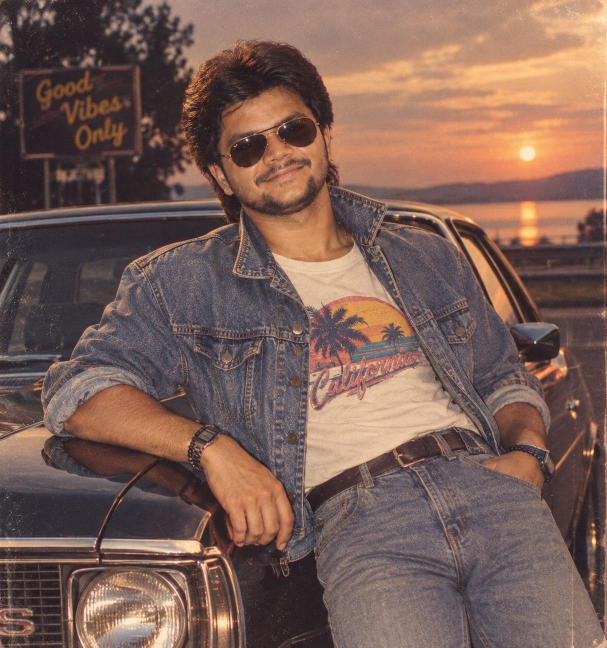
#> input picture Kiran Ph.jpeg, 1214 x 1295 px, found by its file name (shown at 1/2 size)
$ python build.py
#> lines starting #> are read from the running program, lines starting #| are printed output that depends on the picture
from PIL import Image, ImageOps, ImageEnhance, ImageFilter
import json, os

BASE = r'c:\Users\Teja\OneDrive\MS office\Working\Kiran Birthday_spe'

img = Image.open(os.path.join(BASE, 'Kiran Ph.jpeg')).convert('L')
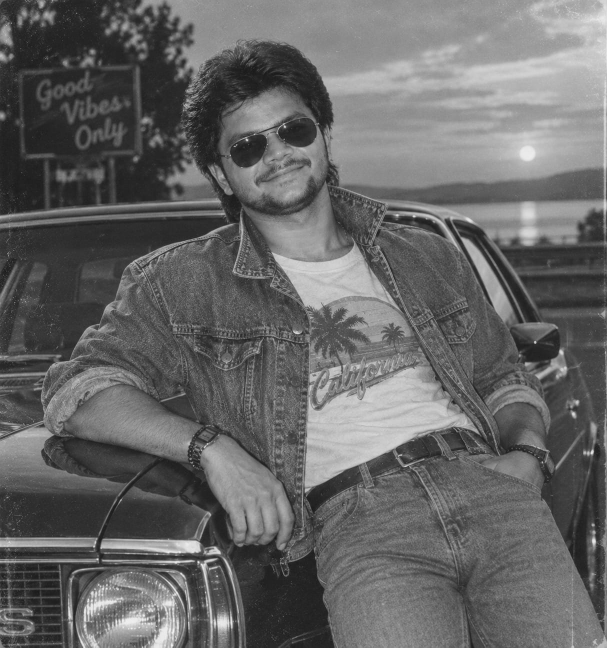
#> img: PIL image 1214x1295 L (shown at 1/2 size); min 12, max 244, mean 102
w, h = img.size
#> w = 1214; h = 1295

# 70-char ramp: densest(dark) -> lightest(bright)
RAMP = '$@B%8&WM#*oahkbdpqwmZO0QLCJUYXzcvunxrjft/\\|()1{}[]?-_+~<>i!lI;:,"^`. '
RL = len(RAMP)

# Tuned preprocessing for best face/hair accuracy
i2 = ImageOps.autocontrast(img, cutoff=2)
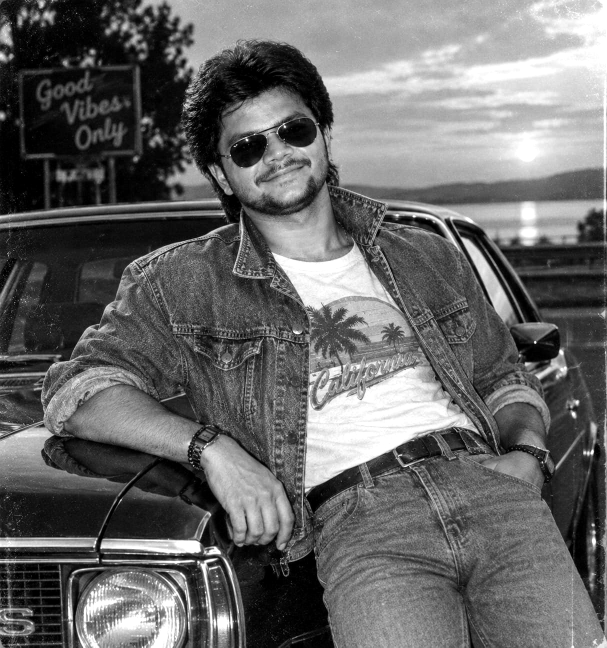
#> i2: PIL image 1214x1295 L (shown at 1/2 size); min 0, max 255, mean 103.4
i2 = i2.point([int((v/255)**0.62*255) for v in range(256)])
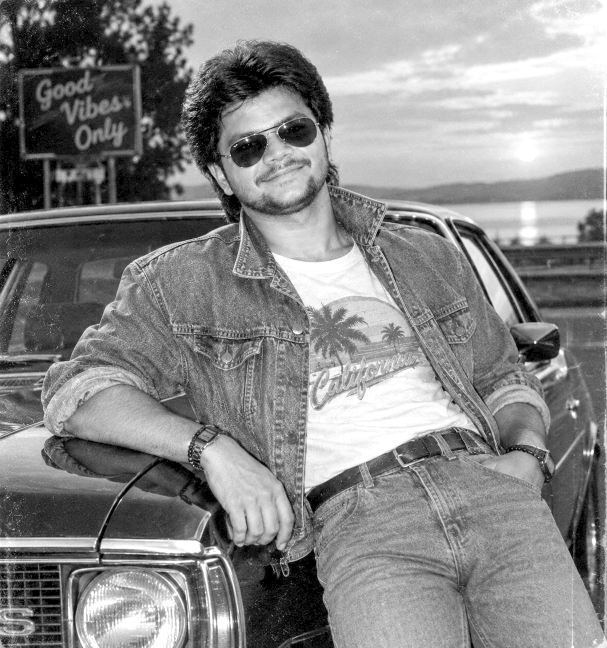
#> i2: PIL image 1214x1295 L (shown at 1/2 size); min 0, max 255, mean 134.9
i2 = ImageEnhance.Contrast(i2).enhance(2.4)
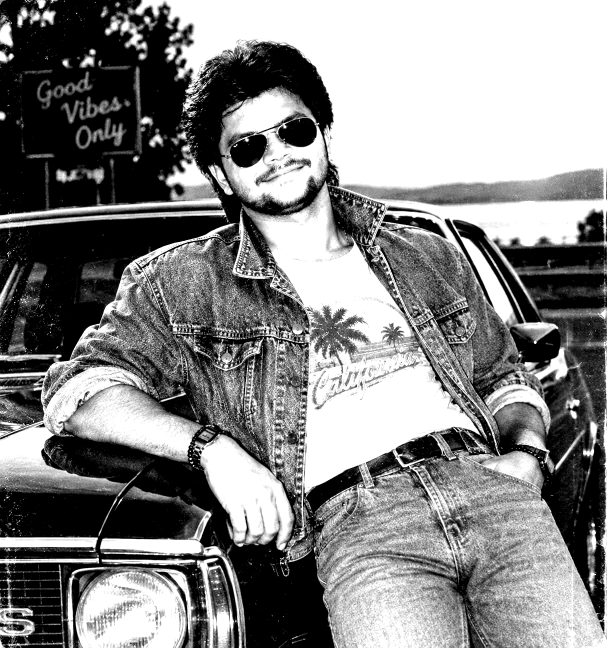
#> i2: PIL image 1214x1295 L (shown at 1/2 size); min 0, max 255, mean 133.3
i2 = ImageEnhance.Sharpness(i2).enhance(3.0)
i2 = i2.filter(ImageFilter.UnsharpMask(radius=1, percent=180, threshold=2))
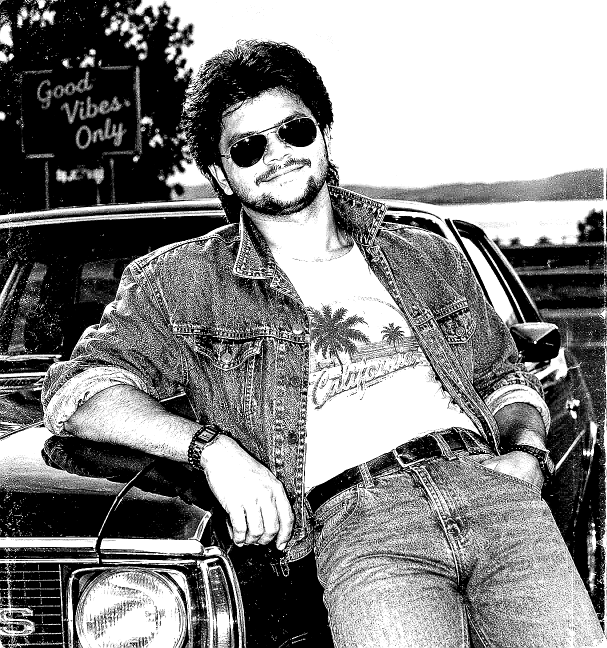
#> i2: PIL image 1214x1295 L (shown at 1/2 size); min 0, max 255, mean 133.9

TW = 150
TH = int((h/w)*TW*0.44)
#> TH = 70
i2 = i2.resize((TW, TH), Image.Resampling.LANCZOS)
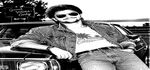
#> i2: PIL image 150x70 L; min 0, max 255, mean 134.1

rows = []
for y in range(TH):
    row = ''
    for x in range(TW):
        b = i2.getpixel((x, y))
        row += RAMP[int(b/255*(RL-1))]
    rows.append(row)
#> after the loop, rows = 70 items

rows_js = json.dumps(rows)
print(f'Grid {TW}x{TH}, {len(rows)} rows')
#| Grid 150x70, 70 rows

out = os.path.join(BASE, 'birthday.html')
with open(out, 'w', encoding='utf-8') as f:
    f.write('PLACEHOLDER')
print('build.py ready, rows_js length:', len(rows_js))
#| build.py ready, rows_js length: 10997

# Save rows_js to a temp file so we can read it in the next step
with open(os.path.join(BASE, '_rows.json'), 'w', encoding='utf-8') as f:
    f.write(rows_js)
print('_rows.json written')
